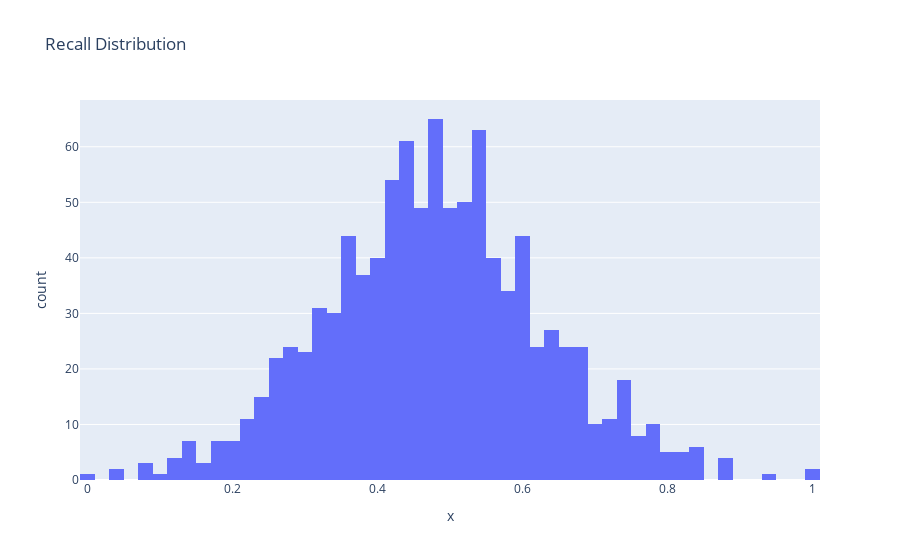

Notebook code cell kept with this figure:
### Code cell
# IoU distribution chart
iou_values = np.random.randn(1000)
# normalize to [0, 1]
iou_values = (iou_values - iou_values.min()) / (iou_values.max() - iou_values.min())
fig = px.histogram(x=iou_values, title="Recall Distribution")
fig.show()

### Figure 1 — Plotly figure (JSON) as saved in the notebook; plotly's stock layout.template omitted (floating-point values rounded to 4 significant figures; data arrays with more than 128 entries replaced by an {"elided": "..."} marker saying what was removed)
{"data": [{"alignmentgroup": "True", "bingroup": "x", "hovertemplate": "x=%{x}<br>count=%{y}<extra></extra>", "legendgroup": "", "marker": {"color": "#636efa", "pattern": {"shape": ""}}, "name": "", "offsetgroup": "", "orientation": "v", "showlegend": false, "type": "histogram", "x": {"elided": "1000 float values"}, "xaxis": "x", "yaxis": "y"}], "layout": {"barmode": "relative", "legend": {"tracegroupgap": 0}, "title": {"text": "Recall Distribution"}, "xaxis": {"anchor": "y", "domain": [0, 1], "title": {"text": "x"}}, "yaxis": {"anchor": "x", "domain": [0, 1], "title": {"text": "count"}}}}
